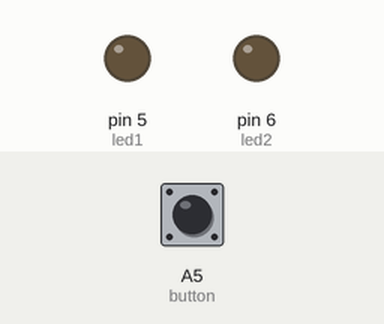
Recording of a sketch running on a simulated Arduino Uno, built with avr-gcc and run on an emulated ATmega328P. Shown: output pins drawn as LEDs (lit = HIGH). The inputs (shaded band) are chosen by the test bench; at power-on: A5 (button) LOW.

Above: at 1.2 s.
1.3 s: A5 (button) pulled HIGH for 0.15 s
At 1.37 s:
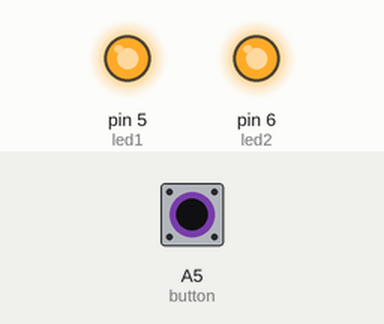
2.9 s: A5 (button) pulled HIGH for 3.2 s
At 7.4 s:
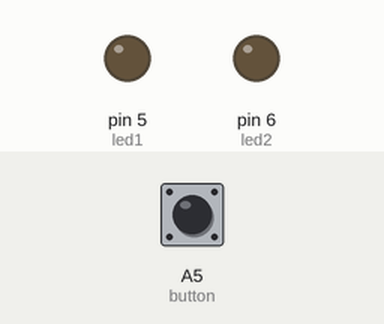
Timing chart, 0 to 8.9 s (numbered marks = the images above; inputs shaded):
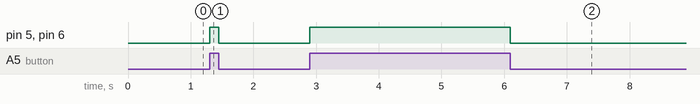

The sketch:

exam_switch_updateit.ino
```cpp
const int button = A5;
const int led1 = 5;
const int led2 = 6;
int buttonstate = 0;
void setup() {
  pinMode (led1, OUTPUT);
  pinMode (led2, OUTPUT);
  pinMode (button, INPUT);
}

void loop(){
  buttonstate = digitalRead (button);
  if (buttonstate == HIGH) {
    digitalWrite (led1, HIGH);
    digitalWrite (led2, HIGH);
  }
  else {
    digitalWrite (led1, LOW);
    digitalWrite (led2, LOW);
  }


}
```

Measured:
- after the input at 1.3 s, pin 5 (led1), pin 6 (led2): LOW → HIGH at once, → LOW 0.15 s later
- after the input at 2.9 s, pin 5 (led1), pin 6 (led2): LOW → HIGH at once, → LOW 3.2 s later
